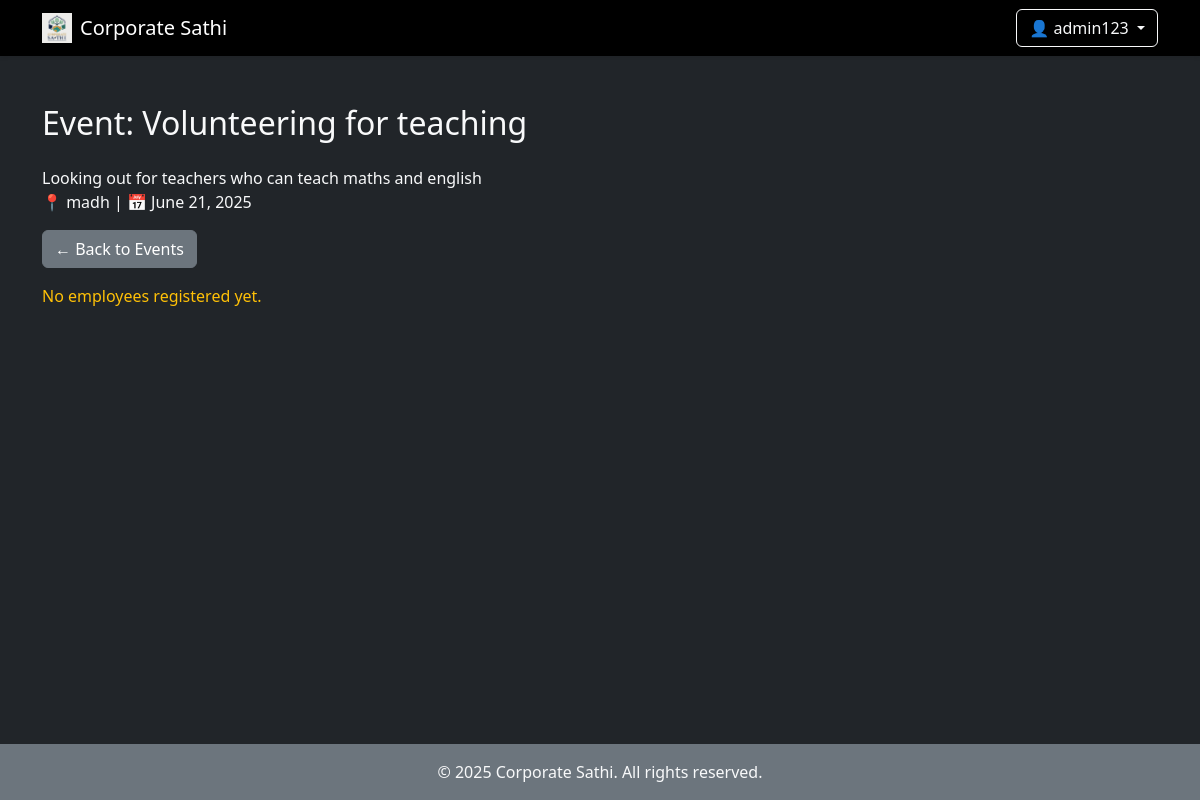
Before: /event-participants/4/ (signed in) with the older database file.
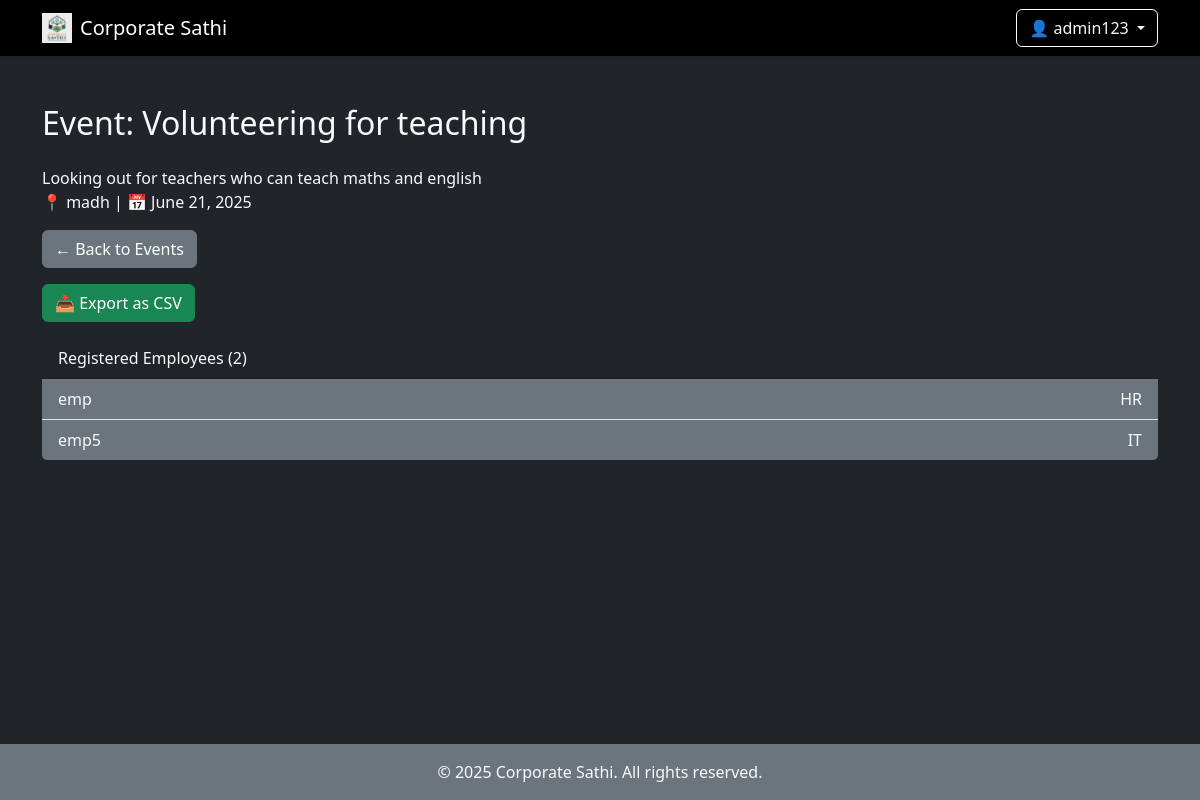
After: the same page with the newer database file.
### events/models.py (models this page shows, shortened)
class EmployeeProfile(models.Model):
    user = models.OneToOneField(User, on_delete=models.CASCADE)
    department = models.CharField(max_length=100)
    phone = models.CharField(max_length=15, blank=True)
    joined_on = models.DateField(auto_now_add=True)
    supervisor = models.ForeignKey(
        User,
        on_delete=models.SET_NULL,
        related_name='supervised_employees',
        null=True,
        blank=True
    )

### events/views.py (the view)
# urls.py: path('event-participants/<int:event_id>/', event_participants, name='event_participants'),
@login_required
@user_passes_test(is_admin)
def event_participants(request, event_id):
    event = get_object_or_404(CSRProject, id=event_id)
    participations = EventParticipation.objects.filter(event=event).select_related('employee')
    employee_profiles = EmployeeProfile.objects.filter(user__in=[p.employee for p in participations])
    context = {
        'event': event,
        'participants': employee_profiles,
        'total_participants': employee_profiles.count(),
    }
    return render(request, 'event_participants.html', context)

### events/views.py (called while the page is built)
def is_admin(user):
    return user.is_authenticated and user.is_staff

### events/templates/event_participants.html (shortened to what this page needs)
{% extends 'nav.html' %}
{% block varbody %}
<div class="container mt-5">
  <h2 class="text-light mb-4">Event: {{ event.title }}</h2>
  <p class="text-light">
    {{ event.description }}<br>
    📍 {{ event.location }} | 📅 {{ event.date }}
  </p>
  <div class="mb-3">
    <a href="{% url 'list_events' %}" class="btn btn-secondary">← Back to Events</a>
  </div>
  {% if participants %}
  <div class="mb-3">
    <a href="{% url 'export_event_participants_csv' event.id %}" class="btn btn-success">
  📥 Export as CSV
</a>
  </div>
  {% endif %}
  {% if participants %}
  <div class="card bg-dark text-light">
    <div class="card-header">
      Registered Employees ({{ participants|length }})
    </div>
    <ul class="list-group list-group-flush">
      {% for emp in participants %}
      <li class="list-group-item bg-secondary text-light d-flex justify-content-between">
        <span>{{ emp.user.username }}</span>
        <span>{{ emp.department }}</span>
      </li>
      {% endfor %}
    </ul>
  </div>
  {% else %}
  <p class="text-warning">No employees registered yet.</p>
  {% endif %}
</div>
{% endblock %}

Changed rows visible on the page:
now on this page (row unchanged): EmployeeProfile: user.username "emp", department "HR"
added EmployeeProfile: user.username "emp5", department "IT"
Other visible differences:
{{ participants|length }}: (not shown) → "2"
text no longer shown: "No employees registered yet."
text now shown: "📥 Export as CSV Registered Employees ( )"
